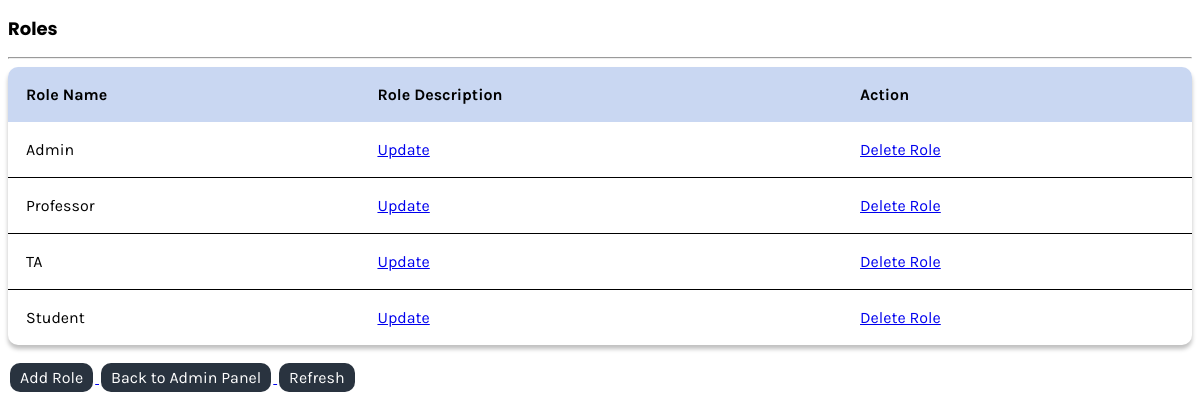
Page /roles.php (signed in) on the committed database.
### tables this page shows
CREATE TABLE IF NOT EXISTS `role`
(
  `roleID` INT NOT NULL AUTO_INCREMENT PRIMARY KEY,
  `role_name` VARCHAR(50) NOT NULL UNIQUE
) AUTO_INCREMENT = 1;

### session.php (called while the page is built, shortened)
<?php
function isAdmin()
{
    if ($_SESSION['roleID'] == 1) {
        return true;
    }
    return false;
}
?>

### roles.php (the view, shortened to what this page needs)
<?php
require("session.php");
$query = "SELECT * FROM role ORDER BY roleID ASC";
$results = mysqli_query($conn, $query);
?>
<!DOCTYPE html>
<html lang="en">
<head>
    <link rel="stylesheet" href="style.css">
</head>
<body>
    <div class="content-body">
        <h2>Roles</h2>
        <hr>
        <table>
            <thead>
                <tr>
                    <th>Role Name</th>
                    <th>Role Description</th>
                    <?php if (isAdmin()) : ?>
                        <th colspan="2">Action</th>
                    <?php endif; ?>
                </tr>
            </thead>
            <tbody>
                <?php foreach ($results as $row) : ?>
                    <tr>
                        <td><?= $row['role_name'] ?></td>
                        <?php if (isAdmin()) : ?>
                            <td><a href="?page=role&update_view=true&update_id=<?= $row['roleID'] ?>">Update</a></td>
                            <td><a href="?page=role&delete_id=<?= $row['roleID'] ?>" onclick="return confirm('Are you sure you want to delete?')">Delete Role</a></td>
                        <?php endif; ?>
                    </tr>
                <?php endforeach; ?>
            </tbody>
        </table>
        <?php if (isAdmin()) : ?>
            <a href="?page=role&add_view=true">
                <button>Add Role</button>
            </a>
        <?php endif; ?>
        <a href="admin.php">
            <button>Back to Admin Panel</button>
        </a>
        <a href="roles.php">
            <button>Refresh</button>
        </a>
    </div>
</body>
</html>

### style.css (style rules this page uses)
h2 { font-family: 'Poppins', sans-serif; font-size: 18px; }
table { width: 100%; position: relative; background: white; box-shadow: 0px 4px 4px rgba(0, 0, 0, 0.25); border-radius: 10px; border-collapse: collapse; overflow: hidden; }
tr { border-bottom: 1px solid black; }
tr:last-child { border-bottom: none; }
th { background-color: #c9d7f2; }
th, td { padding: 18px; text-align: left; }
button { display: flex; justify-content: center; font-family: 'Karla', sans-serif; background-color: #29333F; border: none; color: white; padding: 5px 10px 5px 10px; text-align: center; text-decoration: none; display: inline-block; font-size: 16px; margin: 18px 2px; cursor: pointer; border-radius: 10px; }
*, *::after, *::before { box-sizing: border-box; }
body { color: black; font-family: 'Karla', sans serif; }
hr { height: 0.25px; background-color: white; }

### rows in the picture
role: role_name "Admin"
role: role_name "Professor"
role: role_name "TA"
role: role_name "Student"
